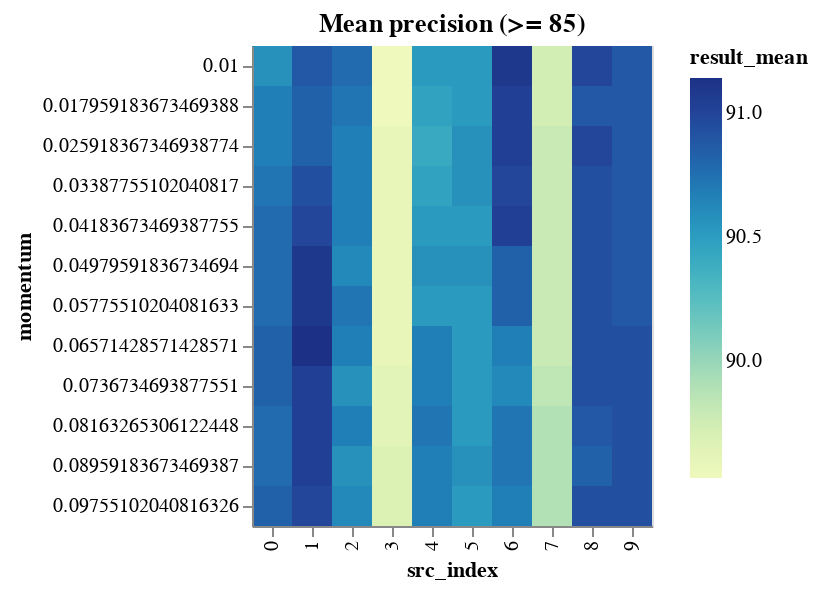

Write notebook code for a chart like this one.
### Code cell
range_momentum_results_df = momentum_results_df[
    momentum_results_df.result_mean >= DETAILED_VIEW_TRESHOLD
]

binified_momentum_heatmap(
    f"Mean precision (>= {DETAILED_VIEW_TRESHOLD})", range_momentum_results_df
)

### Figure 1 — Vega-Lite specification as saved in the notebook (floating-point values rounded to 4 significant figures)
{"config": {"view": {"continuousWidth": 400, "continuousHeight": 300}}, "hconcat": [{"mark": "rect", "encoding": {"color": {"type": "quantitative", "field": "result_mean"}, "tooltip": [{"type": "quantitative", "field": "result_mean"}, {"type": "quantitative", "field": "result_std"}, {"type": "quantitative", "field": "neurons"}, {"type": "quantitative", "field": "layers"}, {"type": "quantitative", "field": "epochs"}, {"type": "quantitative", "field": "learning_rate"}, {"type": "quantitative", "field": "momentum"}, {"type": "quantitative", "field": "src_index"}], "x": {"type": "ordinal", "field": "src_index"}, "y": {"type": "ordinal", "field": "momentum"}}, "selection": {"selector008": {"type": "interval", "bind": "scales", "encodings": ["x", "y"]}}, "title": "Mean precision (>= 85)"}], "data": {"name": "data-00e7687defaf1b0b76cd716b2fbe7ee4"}, "$schema": "https://vega.github.io/schema/vega-lite/v4.8.1.json", "datasets": {"data-00e7687defaf1b0b76cd716b2fbe7ee4": [{"neurons": 14, "layers": 3, "epochs": 60, "learning_rate": 0.0416, "momentum": 0.04184, "result_mean": 90.78, "result_std": 0.4169, "src_index": 0}, {"neurons": 14, "layers": 3, "epochs": 60, "learning_rate": 0.0416, "momentum": 0.0498, "result_mean": 90.78, "result_std": 0.4169, "src_index": 0}, {"neurons": 14, "layers": 3, "epochs": 60, "learning_rate": 0.0416, "momentum": 0.05776, "result_mean": 90.78, "result_std": 0.4169, "src_index": 0}, {"neurons": 14, "layers": 3, "epochs": 60, "learning_rate": 0.0416, "momentum": 0.03388, "result_mean": 90.72, "result_std": 0.4477, "src_index": 0}, {"neurons": 14, "layers": 3, "epochs": 100, "learning_rate": 0.0294, "momentum": 0.06571, "result_mean": 91.14, "result_std": 0.4952, "src_index": 1}, {"neurons": 14, "layers": 3, "epochs": 100, "learning_rate": 0.0294, "momentum": 0.07367, "result_mean": 91.04, "result_std": 0.4853, "src_index": 1}, {"neurons": 14, "layers": 3, "epochs": 100, "learning_rate": 0.0294, "momentum": 0.08163, "result_mean": 91.04, "result_std": 0.4853, "src_index": 1}, {"neurons": 14, "layers": 3, "epochs": 100, "learning_rate": 0.0294, "momentum": 0.03388, "result_mean": 90.93, "result_std": 0.4836, "src_index": 1}, {"neurons": 14, "layers": 3, "epochs": 60, "learning_rate": 0.0457, "momentum": 0.09755, "result_mean": 90.62, "result_std": 0.4556, "src_index": 2}, {"neurons": 14, "layers": 3, "epochs": 100, "learning_rate": 0.0335, "momentum": 0.01, "result_mean": 91.09, "result_std": 0.5056, "src_index": 6}, {"neurons": 14, "layers": 3, "epochs": 60, "learning_rate": 0.0416, "momentum": 0.06571, "result_mean": 90.83, "result_std": 0.4981, "src_index": 0}, {"neurons": 14, "layers": 3, "epochs": 60, "learning_rate": 0.0416, "momentum": 0.01796, "result_mean": 90.67, "result_std": 0.4988, "src_index": 0}, {"neurons": 14, "layers": 3, "epochs": 60, "learning_rate": 0.0416, "momentum": 0.02592, "result_mean": 90.67, "result_std": 0.4988, "src_index": 0}, {"neurons": 14, "layers": 3, "epochs": 100, "learning_rate": 0.0294, "momentum": 0.02592, "result_mean": 90.83, "result_std": 0.5148, "src_index": 1}, {"neurons": 14, "layers": 3, "epochs": 100, "learning_rate": 0.0294, "momentum": 0.04184, "result_mean": 90.98, "result_std": 0.5403, "src_index": 1}, {"neurons": 14, "layers": 3, "epochs": 60, "learning_rate": 0.0376, "momentum": 0.08959, "result_mean": 90.57, "result_std": 0.5006, "src_index": 5}, {"neurons": 8, "layers": 1, "epochs": 130, "learning_rate": 0.0213, "momentum": 0.07367, "result_mean": 89.63, "result_std": 0.4083, "src_index": 3}, {"neurons": 8, "layers": 1, "epochs": 130, "learning_rate": 0.0213, "momentum": 0.08163, "result_mean": 89.63, "result_std": 0.4083, "src_index": 3}, {"neurons": 14, "layers": 3, "epochs": 60, "learning_rate": 0.0416, "momentum": 0.08959, "result_mean": 90.78, "result_std": 0.5267, "src_index": 0}, {"neurons": 14, "layers": 3, "epochs": 100, "learning_rate": 0.0294, "momentum": 0.0498, "result_mean": 91.09, "result_std": 0.5591, "src_index": 1}, {"neurons": 14, "layers": 3, "epochs": 100, "learning_rate": 0.0294, "momentum": 0.05776, "result_mean": 91.09, "result_std": 0.5591, "src_index": 1}, {"neurons": 14, "layers": 3, "epochs": 60, "learning_rate": 0.0457, "momentum": 0.05776, "result_mean": 90.72, "result_std": 0.5263, "src_index": 2}, {"neurons": 14, "layers": 3, "epochs": 60, "learning_rate": 0.0457, "momentum": 0.01, "result_mean": 90.78, "result_std": 0.532, "src_index": 2}, {"neurons": 14, "layers": 3, "epochs": 100, "learning_rate": 0.0294, "momentum": 0.08959, "result_mean": 91.04, "result_std": 0.5611, "src_index": 1}, {"neurons": 14, "layers": 3, "epochs": 100, "learning_rate": 0.0335, "momentum": 0.01796, "result_mean": 91.04, "result_std": 0.5611, "src_index": 6}, {"neurons": 14, "layers": 3, "epochs": 100, "learning_rate": 0.0335, "momentum": 0.02592, "result_mean": 91.04, "result_std": 0.5611, "src_index": 6}, {"neurons": 14, "layers": 3, "epochs": 100, "learning_rate": 0.0335, "momentum": 0.04184, "result_mean": 91.04, "result_std": 0.5635, "src_index": 6}, {"neurons": 14, "layers": 3, "epochs": 60, "learning_rate": 0.0416, "momentum": 0.07367, "result_mean": 90.83, "result_std": 0.5473, "src_index": 0}, {"neurons": 14, "layers": 3, "epochs": 60, "learning_rate": 0.0416, "momentum": 0.09755, "result_mean": 90.83, "result_std": 0.5473, "src_index": 0}, {"neurons": 14, "layers": 3, "epochs": 100, "learning_rate": 0.0294, "momentum": 0.01, "result_mean": 90.88, "result_std": 0.5559, "src_index": 1}, {"neurons": 14, "layers": 3, "epochs": 60, "learning_rate": 0.0416, "momentum": 0.08163, "result_mean": 90.78, "result_std": 0.5518, "src_index": 0}, {"neurons": 14, "layers": 3, "epochs": 90, "learning_rate": 0.0335, "momentum": 0.01796, "result_mean": 90.88, "result_std": 0.5624, "src_index": 8}, {"neurons": 14, "layers": 3, "epochs": 60, "learning_rate": 0.0457, "momentum": 0.06571, "result_mean": 90.67, "result_std": 0.5461, "src_index": 2}, {"neurons": 14, "layers": 3, "epochs": 60, "learning_rate": 0.0457, "momentum": 0.08163, "result_mean": 90.67, "result_std": 0.5461, "src_index": 2}, {"neurons": 14, "layers": 3, "epochs": 100, "learning_rate": 0.0294, "momentum": 0.09755, "result_mean": 90.98, "result_std": 0.5844, "src_index": 1}, {"neurons": 14, "layers": 3, "epochs": 60, "learning_rate": 0.0457, "momentum": 0.07367, "result_mean": 90.57, "result_std": 0.5453, "src_index": 2}, {"neurons": 14, "layers": 3, "epochs": 60, "learning_rate": 0.0457, "momentum": 0.08959, "result_mean": 90.57, "result_std": 0.5453, "src_index": 2}, {"neurons": 8, "layers": 1, "epochs": 130, "learning_rate": 0.0213, "momentum": 0.02592, "result_mean": 89.58, "result_std": 0.4545, "src_index": 3}, {"neurons": 8, "layers": 1, "epochs": 130, "learning_rate": 0.0213, "momentum": 0.03388, "result_mean": 89.58, "result_std": 0.4545, "src_index": 3}, {"neurons": 8, "layers": 1, "epochs": 130, "learning_rate": 0.0213, "momentum": 0.04184, "result_mean": 89.58, "result_std": 0.4545, "src_index": 3}, {"neurons": 8, "layers": 1, "epochs": 130, "learning_rate": 0.0213, "momentum": 0.0498, "result_mean": 89.58, "result_std": 0.4545, "src_index": 3}, {"neurons": 8, "layers": 1, "epochs": 130, "learning_rate": 0.0213, "momentum": 0.05776, "result_mean": 89.58, "result_std": 0.4545, "src_index": 3}, {"neurons": 8, "layers": 1, "epochs": 130, "learning_rate": 0.0213, "momentum": 0.06571, "result_mean": 89.58, "result_std": 0.4545, "src_index": 3}, {"neurons": 14, "layers": 3, "epochs": 60, "learning_rate": 0.0376, "momentum": 0.02592, "result_mean": 90.57, "result_std": 0.5545, "src_index": 5}, {"neurons": 14, "layers": 3, "epochs": 60, "learning_rate": 0.0376, "momentum": 0.03388, "result_mean": 90.57, "result_std": 0.5545, "src_index": 5}, {"neurons": 14, "layers": 3, "epochs": 60, "learning_rate": 0.0376, "momentum": 0.0498, "result_mean": 90.57, "result_std": 0.5545, "src_index": 5}, {"neurons": 14, "layers": 3, "epochs": 70, "learning_rate": 0.0335, "momentum": 0.05776, "result_mean": 90.52, "result_std": 0.5516, "src_index": 4}, {"neurons": 14, "layers": 3, "epochs": 90, "learning_rate": 0.0335, "momentum": 0.03388, "result_mean": 90.93, "result_std": 0.5956, "src_index": 8}, {"neurons": 8, "layers": 1, "epochs": 130, "learning_rate": 0.0254, "momentum": 0.01, "result_mean": 89.73, "result_std": 0.4775, "src_index": 7}, {"neurons": 8, "layers": 1, "epochs": 130, "learning_rate": 0.0254, "momentum": 0.01796, "result_mean": 89.73, "result_std": 0.4775, "src_index": 7}, {"neurons": 14, "layers": 3, "epochs": 60, "learning_rate": 0.0376, "momentum": 0.01, "result_mean": 90.52, "result_std": 0.5566, "src_index": 5}, {"neurons": 14, "layers": 3, "epochs": 60, "learning_rate": 0.0376, "momentum": 0.01796, "result_mean": 90.52, "result_std": 0.5566, "src_index": 5}, {"neurons": 14, "layers": 3, "epochs": 60, "learning_rate": 0.0376, "momentum": 0.04184, "result_mean": 90.52, "result_std": 0.5566, "src_index": 5}, {"neurons": 14, "layers": 3, "epochs": 60, "learning_rate": 0.0376, "momentum": 0.05776, "result_mean": 90.52, "result_std": 0.5566, "src_index": 5}, {"neurons": 14, "layers": 3, "epochs": 60, "learning_rate": 0.0376, "momentum": 0.06571, "result_mean": 90.52, "result_std": 0.5566, "src_index": 5}, {"neurons": 14, "layers": 3, "epochs": 60, "learning_rate": 0.0376, "momentum": 0.07367, "result_mean": 90.52, "result_std": 0.5566, "src_index": 5}, {"neurons": 14, "layers": 3, "epochs": 60, "learning_rate": 0.0376, "momentum": 0.08163, "result_mean": 90.52, "result_std": 0.5566, "src_index": 5}, {"neurons": 14, "layers": 3, "epochs": 60, "learning_rate": 0.0376, "momentum": 0.09755, "result_mean": 90.52, "result_std": 0.5566, "src_index": 5}, {"neurons": 14, "layers": 3, "epochs": 60, "learning_rate": 0.0457, "momentum": 0.01796, "result_mean": 90.72, "result_std": 0.5779, "src_index": 2}, {"neurons": 14, "layers": 3, "epochs": 60, "learning_rate": 0.0457, "momentum": 0.02592, "result_mean": 90.67, "result_std": 0.5728, "src_index": 2}, {"neurons": 14, "layers": 3, "epochs": 60, "learning_rate": 0.0457, "momentum": 0.03388, "result_mean": 90.67, "result_std": 0.5728, "src_index": 2}, {"neurons": 14, "layers": 3, "epochs": 60, "learning_rate": 0.0457, "momentum": 0.04184, "result_mean": 90.67, "result_std": 0.5728, "src_index": 2}, {"neurons": 14, "layers": 3, "epochs": 100, "learning_rate": 0.0335, "momentum": 0.05776, "result_mean": 90.83, "result_std": 0.5909, "src_index": 6}, {"neurons": 14, "layers": 3, "epochs": 100, "learning_rate": 0.0335, "momentum": 0.03388, "result_mean": 90.98, "result_std": 0.6094, "src_index": 6}, {"neurons": 8, "layers": 1, "epochs": 130, "learning_rate": 0.0254, "momentum": 0.02592, "result_mean": 89.79, "result_std": 0.5002, "src_index": 7}, {"neurons": 8, "layers": 1, "epochs": 130, "learning_rate": 0.0254, "momentum": 0.03388, "result_mean": 89.79, "result_std": 0.5002, "src_index": 7}, {"neurons": 8, "layers": 1, "epochs": 130, "learning_rate": 0.0254, "momentum": 0.04184, "result_mean": 89.79, "result_std": 0.5002, "src_index": 7}, {"neurons": 8, "layers": 1, "epochs": 130, "learning_rate": 0.0254, "momentum": 0.0498, "result_mean": 89.79, "result_std": 0.5002, "src_index": 7}, {"neurons": 8, "layers": 1, "epochs": 130, "learning_rate": 0.0254, "momentum": 0.05776, "result_mean": 89.79, "result_std": 0.5002, "src_index": 7}, {"neurons": 8, "layers": 1, "epochs": 130, "learning_rate": 0.0254, "momentum": 0.06571, "result_mean": 89.79, "result_std": 0.5002, "src_index": 7}, {"neurons": 14, "layers": 3, "epochs": 90, "learning_rate": 0.0335, "momentum": 0.02592, "result_mean": 90.99, "result_std": 0.6226, "src_index": 8}, {"neurons": 14, "layers": 3, "epochs": 60, "learning_rate": 0.0457, "momentum": 0.0498, "result_mean": 90.62, "result_std": 0.5865, "src_index": 2}, {"neurons": 14, "layers": 3, "epochs": 100, "learning_rate": 0.0294, "momentum": 0.01796, "result_mean": 90.83, "result_std": 0.6112, "src_index": 1}, {"neurons": 14, "layers": 3, "epochs": 70, "learning_rate": 0.0335, "momentum": 0.03388, "result_mean": 90.46, "result_std": 0.5752, "src_index": 4}, {"neurons": 14, "layers": 3, "epochs": 90, "learning_rate": 0.0335, "momentum": 0.08959, "result_mean": 90.83, "result_std": 0.6156, "src_index": 8}, {"neurons": 8, "layers": 1, "epochs": 130, "learning_rate": 0.0213, "momentum": 0.08959, "result_mean": 89.68, "result_std": 0.5017, "src_index": 3}, {"neurons": 8, "layers": 1, "epochs": 130, "learning_rate": 0.0213, "momentum": 0.09755, "result_mean": 89.68, "result_std": 0.5017, "src_index": 3}, {"neurons": 14, "layers": 3, "epochs": 70, "learning_rate": 0.0335, "momentum": 0.0498, "result_mean": 90.57, "result_std": 0.5946, "src_index": 4}, {"neurons": 14, "layers": 3, "epochs": 90, "learning_rate": 0.0335, "momentum": 0.08163, "result_mean": 90.88, "result_std": 0.629, "src_index": 8}, {"neurons": 14, "layers": 3, "epochs": 60, "learning_rate": 0.0416, "momentum": 0.01, "result_mean": 90.57, "result_std": 0.5993, "src_index": 0}, {"neurons": 8, "layers": 1, "epochs": 130, "learning_rate": 0.0213, "momentum": 0.01, "result_mean": 89.53, "result_std": 0.4971, "src_index": 3}, {"neurons": 8, "layers": 1, "epochs": 130, "learning_rate": 0.0213, "momentum": 0.01796, "result_mean": 89.53, "result_std": 0.4971, "src_index": 3}, {"neurons": 14, "layers": 3, "epochs": 90, "learning_rate": 0.0335, "momentum": 0.05776, "result_mean": 90.93, "result_std": 0.6379, "src_index": 8}, {"neurons": 14, "layers": 3, "epochs": 90, "learning_rate": 0.0335, "momentum": 0.06571, "result_mean": 90.93, "result_std": 0.6379, "src_index": 8}, {"neurons": 14, "layers": 3, "epochs": 90, "learning_rate": 0.0335, "momentum": 0.07367, "result_mean": 90.93, "result_std": 0.6379, "src_index": 8}, {"neurons": 14, "layers": 3, "epochs": 70, "learning_rate": 0.0335, "momentum": 0.08163, "result_mean": 90.73, "result_std": 0.6185, "src_index": 4}, {"neurons": 14, "layers": 3, "epochs": 100, "learning_rate": 0.0335, "momentum": 0.0498, "result_mean": 90.83, "result_std": 0.6372, "src_index": 6}, {"neurons": 14, "layers": 3, "epochs": 90, "learning_rate": 0.0335, "momentum": 0.01, "result_mean": 90.99, "result_std": 0.6633, "src_index": 8}, {"neurons": 14, "layers": 3, "epochs": 90, "learning_rate": 0.0335, "momentum": 0.04184, "result_mean": 90.93, "result_std": 0.6588, "src_index": 8}, {"neurons": 14, "layers": 3, "epochs": 90, "learning_rate": 0.0335, "momentum": 0.0498, "result_mean": 90.93, "result_std": 0.6588, "src_index": 8}, {"neurons": 14, "layers": 3, "epochs": 70, "learning_rate": 0.0335, "momentum": 0.04184, "result_mean": 90.52, "result_std": 0.621, "src_index": 4}, {"neurons": 14, "layers": 3, "epochs": 100, "learning_rate": 0.0254, "momentum": 0.01, "result_mean": 90.88, "result_std": 0.6634, "src_index": 9}, {"neurons": 14, "layers": 3, "epochs": 100, "learning_rate": 0.0254, "momentum": 0.01796, "result_mean": 90.88, "result_std": 0.6634, "src_index": 9}, {"neurons": 14, "layers": 3, "epochs": 100, "learning_rate": 0.0254, "momentum": 0.02592, "result_mean": 90.88, "result_std": 0.6634, "src_index": 9}, {"neurons": 14, "layers": 3, "epochs": 100, "learning_rate": 0.0254, "momentum": 0.03388, "result_mean": 90.88, "result_std": 0.6634, "src_index": 9}, {"neurons": 14, "layers": 3, "epochs": 100, "learning_rate": 0.0254, "momentum": 0.04184, "result_mean": 90.88, "result_std": 0.6634, "src_index": 9}, {"neurons": 14, "layers": 3, "epochs": 100, "learning_rate": 0.0254, "momentum": 0.0498, "result_mean": 90.88, "result_std": 0.6634, "src_index": 9}, {"neurons": 14, "layers": 3, "epochs": 100, "learning_rate": 0.0254, "momentum": 0.05776, "result_mean": 90.88, "result_std": 0.6634, "src_index": 9}, {"neurons": 14, "layers": 3, "epochs": 70, "learning_rate": 0.0335, "momentum": 0.06571, "result_mean": 90.67, "result_std": 0.6586, "src_index": 4}, {"neurons": 14, "layers": 3, "epochs": 70, "learning_rate": 0.0335, "momentum": 0.07367, "result_mean": 90.67, "result_std": 0.6586, "src_index": 4}, {"neurons": 14, "layers": 3, "epochs": 70, "learning_rate": 0.0335, "momentum": 0.08959, "result_mean": 90.67, "result_std": 0.6586, "src_index": 4}, {"neurons": 14, "layers": 3, "epochs": 70, "learning_rate": 0.0335, "momentum": 0.09755, "result_mean": 90.67, "result_std": 0.6586, "src_index": 4}, {"neurons": 14, "layers": 3, "epochs": 100, "learning_rate": 0.0254, "momentum": 0.06571, "result_mean": 90.93, "result_std": 0.6935, "src_index": 9}, {"neurons": 14, "layers": 3, "epochs": 100, "learning_rate": 0.0254, "momentum": 0.07367, "result_mean": 90.93, "result_std": 0.6935, "src_index": 9}, {"neurons": 14, "layers": 3, "epochs": 100, "learning_rate": 0.0254, "momentum": 0.08163, "result_mean": 90.93, "result_std": 0.6935, "src_index": 9}, {"neurons": 8, "layers": 1, "epochs": 130, "learning_rate": 0.0254, "momentum": 0.07367, "result_mean": 89.84, "result_std": 0.5883, "src_index": 7}, {"neurons": 14, "layers": 3, "epochs": 90, "learning_rate": 0.0335, "momentum": 0.09755, "result_mean": 90.93, "result_std": 0.7166, "src_index": 8}, {"neurons": 14, "layers": 3, "epochs": 100, "learning_rate": 0.0335, "momentum": 0.07367, "result_mean": 90.62, "result_std": 0.687, "src_index": 6}, {"neurons": 14, "layers": 3, "epochs": 100, "learning_rate": 0.0335, "momentum": 0.06571, "result_mean": 90.67, "result_std": 0.6952, "src_index": 6}, {"neurons": 8, "layers": 1, "epochs": 130, "learning_rate": 0.0254, "momentum": 0.08163, "result_mean": 89.89, "result_std": 0.6202, "src_index": 7}, {"neurons": 8, "layers": 1, "epochs": 130, "learning_rate": 0.0254, "momentum": 0.08959, "result_mean": 89.89, "result_std": 0.6202, "src_index": 7}, {"neurons": 14, "layers": 3, "epochs": 70, "learning_rate": 0.0335, "momentum": 0.01796, "result_mean": 90.46, "result_std": 0.7012, "src_index": 4}, {"neurons": 14, "layers": 3, "epochs": 100, "learning_rate": 0.0335, "momentum": 0.09755, "result_mean": 90.67, "result_std": 0.7477, "src_index": 6}, {"neurons": 14, "layers": 3, "epochs": 70, "learning_rate": 0.0335, "momentum": 0.01, "result_mean": 90.52, "result_std": 0.7392, "src_index": 4}, {"neurons": 14, "layers": 3, "epochs": 100, "learning_rate": 0.0335, "momentum": 0.08163, "result_mean": 90.73, "result_std": 0.7694, "src_index": 6}, {"neurons": 14, "layers": 3, "epochs": 100, "learning_rate": 0.0335, "momentum": 0.08959, "result_mean": 90.73, "result_std": 0.7694, "src_index": 6}, {"neurons": 14, "layers": 3, "epochs": 70, "learning_rate": 0.0335, "momentum": 0.02592, "result_mean": 90.41, "result_std": 0.7531, "src_index": 4}, {"neurons": 14, "layers": 3, "epochs": 100, "learning_rate": 0.0254, "momentum": 0.08959, "result_mean": 90.93, "result_std": 0.819, "src_index": 9}, {"neurons": 14, "layers": 3, "epochs": 100, "learning_rate": 0.0254, "momentum": 0.09755, "result_mean": 90.93, "result_std": 0.819, "src_index": 9}, {"neurons": 8, "layers": 1, "epochs": 130, "learning_rate": 0.0254, "momentum": 0.09755, "result_mean": 89.89, "result_std": 0.7586, "src_index": 7}]}}
